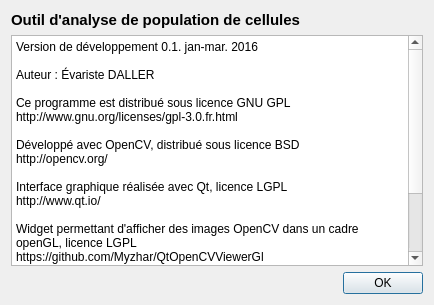
<?xml version="1.0" encoding="UTF-8"?>
<ui version="4.0">
 <class>Apropos</class>
 <widget class="QDialog" name="Apropos">
  <property name="geometry">
   <rect>
    <x>0</x>
    <y>0</y>
    <width>434</width>
    <height>305</height>
   </rect>
  </property>
  <property name="baseSize">
   <size>
    <width>450</width>
    <height>350</height>
   </size>
  </property>
  <property name="windowTitle">
   <string>À propos</string>
  </property>
  <layout class="QVBoxLayout" name="verticalLayout">
   <item>
    <widget class="QLabel" name="titleLabel">
     <property name="font">
      <font>
       <pointsize>11</pointsize>
       <weight>75</weight>
       <bold>true</bold>
      </font>
     </property>
     <property name="text">
      <string>Outil d'analyse de population de cellules</string>
     </property>
    </widget>
   </item>
   <item>
    <widget class="QPlainTextEdit" name="plainTextEdit">
     <property name="enabled">
      <bool>true</bool>
     </property>
     <property name="plainText">
      <string>Version de développement 0.1. jan-mar. 2016

Auteur : Évariste DALLER

Ce programme est distribué sous licence GNU GPL
http://www.gnu.org/licenses/gpl-3.0.fr.html

Développé avec OpenCV, distribué sous licence BSD
http://opencv.org/

Interface graphique réalisée avec Qt, licence LGPL
http://www.qt.io/

Widget permettant d'afficher des images OpenCV dans un cadre openGL, licence LGPL
https://github.com/Myzhar/QtOpenCVViewerGl
    
Widget QCustomPlot pour la visualisation de données sous forme de graphiques, licence GPL
http://www.qcustomplot.com/
</string>
     </property>
    </widget>
   </item>
   <item>
    <widget class="QDialogButtonBox" name="buttonBox">
     <property name="orientation">
      <enum>Qt::Horizontal</enum>
     </property>
     <property name="standardButtons">
      <set>QDialogButtonBox::Ok</set>
     </property>
     <property name="centerButtons">
      <bool>false</bool>
     </property>
    </widget>
   </item>
  </layout>
 </widget>
 <resources/>
 <connections>
  <connection>
   <sender>buttonBox</sender>
   <signal>accepted()</signal>
   <receiver>Apropos</receiver>
   <slot>accept()</slot>
   <hints>
    <hint type="sourcelabel">
     <x>248</x>
     <y>254</y>
    </hint>
    <hint type="destinationlabel">
     <x>157</x>
     <y>274</y>
    </hint>
   </hints>
  </connection>
  <connection>
   <sender>buttonBox</sender>
   <signal>rejected()</signal>
   <receiver>Apropos</receiver>
   <slot>reject()</slot>
   <hints>
    <hint type="sourcelabel">
     <x>316</x>
     <y>260</y>
    </hint>
    <hint type="destinationlabel">
     <x>286</x>
     <y>274</y>
    </hint>
   </hints>
  </connection>
 </connections>
</ui>
